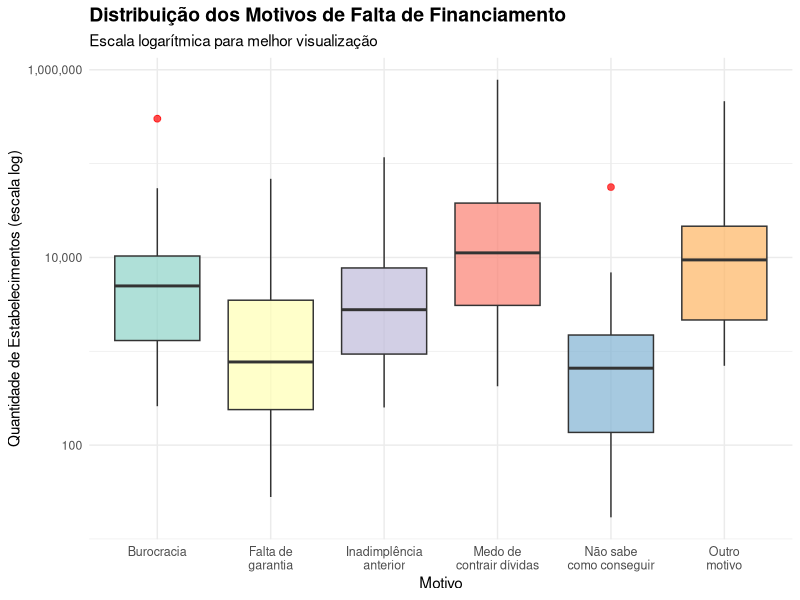
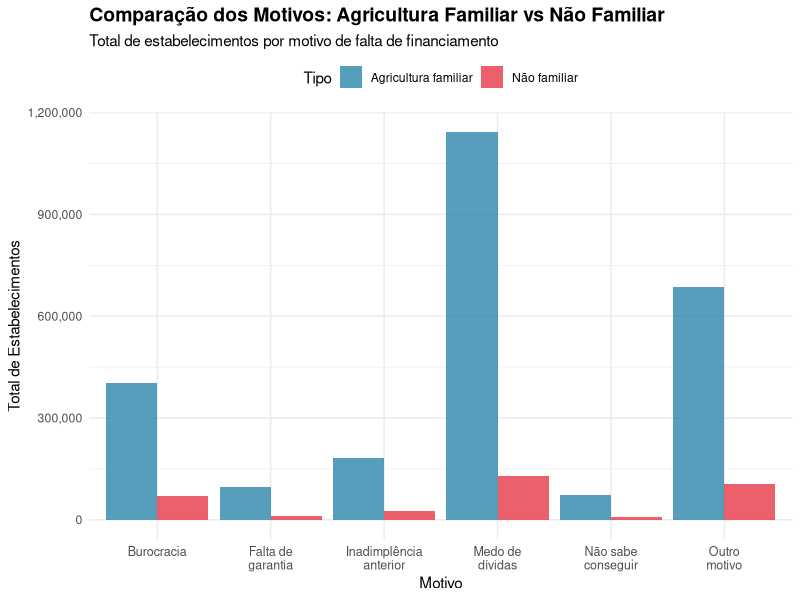
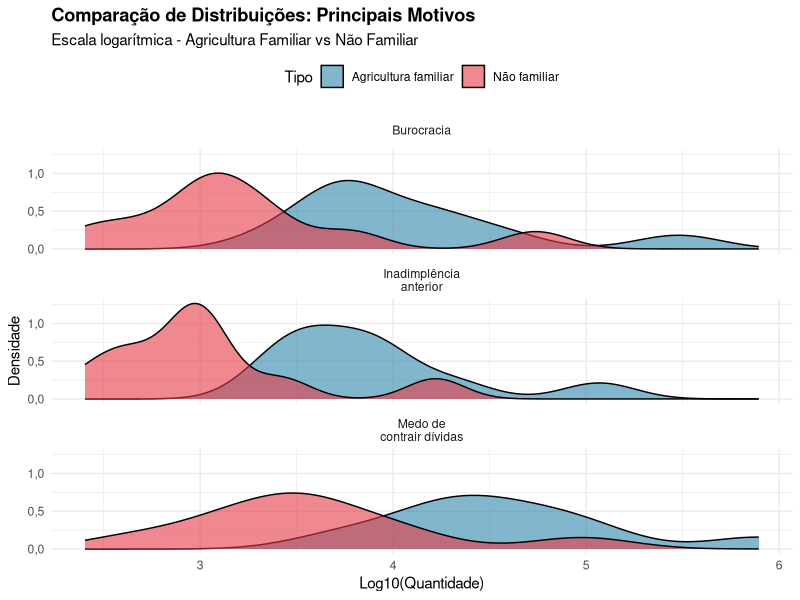
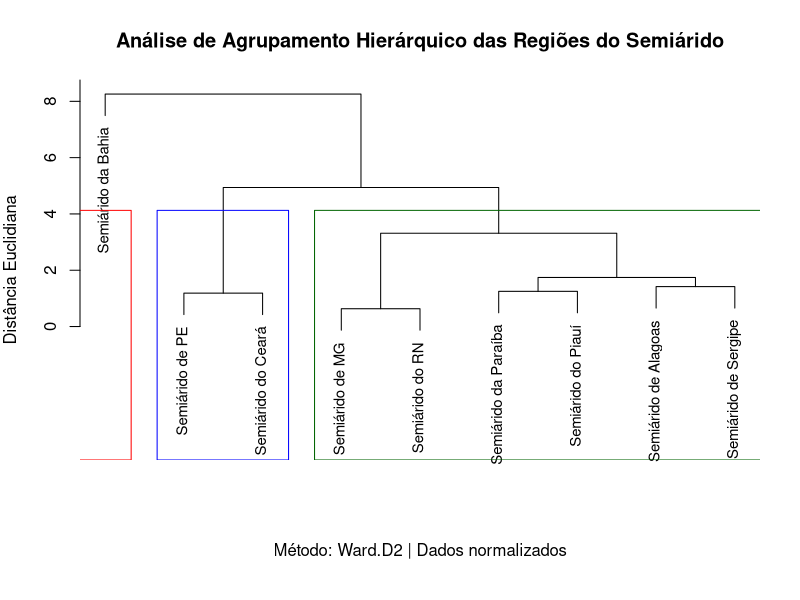
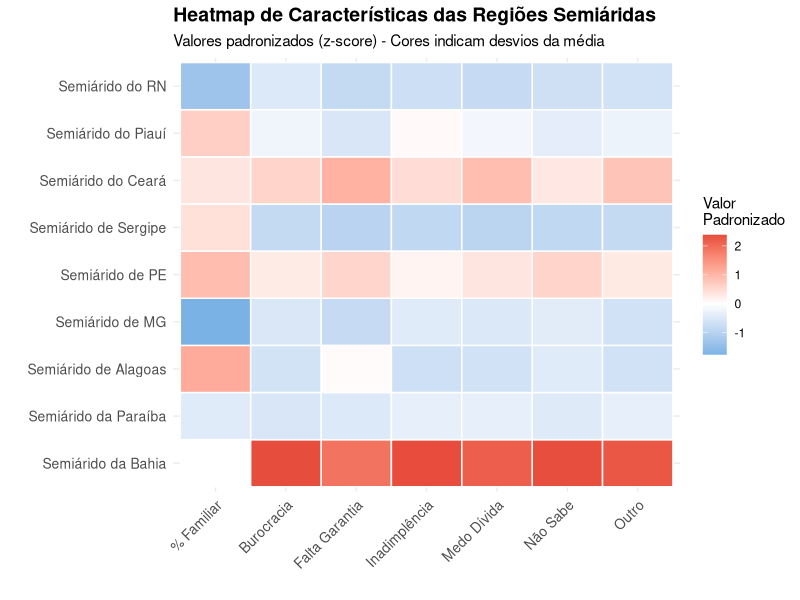

These figures' R source, in order:
# =============================================================================
# TRABALHO DE PROBABILIDADE E ESTATÍSTICA
# Análise de Agricultura Familiar e Financiamento Rural
# Aluno: [SEU NOME AQUI]
# Data: Outubro 2025
# =============================================================================

# Carregando bibliotecas necessárias
library(ggplot2)
library(dplyr)
library(tidyr)
library(scales)
library(gridExtra)
library(RColorBrewer)
library(tibble)

# Configuração
options(scipen = 999)
options(OutDec = ",")

# =============================================================================
# ENTRADA DOS DADOS - IBGE Censo Agropecuário
# =============================================================================

dados_ibge <- data.frame(
  regiao = c("Brasil", "Brasil", "Brasil",
            "Semiárido do Piauí", "Semiárido do Piauí", "Semiárido do Piauí",
            "Semiárido do Ceará", "Semiárido do Ceará", "Semiárido do Ceará",
            "Semiárido do RN", "Semiárido do RN", "Semiárido do RN",
            "Semiárido da Paraíba", "Semiárido da Paraíba", "Semiárido da Paraíba",
            "Semiárido de PE", "Semiárido de PE", "Semiárido de PE",
            "Semiárido de Alagoas", "Semiárido de Alagoas", "Semiárido de Alagoas",
            "Semiárido de Sergipe", "Semiárido de Sergipe", "Semiárido de Sergipe",
            "Semiárido da Bahia", "Semiárido da Bahia", "Semiárido da Bahia",
            "Semiárido de MG", "Semiárido de MG", "Semiárido de MG"),
  
  tipo_agricultura = rep(c("Total", "Não familiar", "Agricultura familiar"), 10),
  
  total_estabelecimentos = c(4254939, 669957, 3584982,
                           115084, 11406, 103678,
                           270178, 28644, 241534,
                           61078, 8891, 52187,
                           106340, 13277, 93063,
                           220250, 20481, 199769,
                           67047, 5864, 61183,
                           33791, 3542, 30249,
                           513218, 58738, 454480,
                           75308, 11693, 63615),
  
  falta_garantia = c(77985, 9064, 68921,
                    1648, 169, 1479,
                    6796, 843, 5953,
                    790, 87, 703,
                    1825, 202, 1623,
                    5235, 569, 4666,
                    3574, 390, 3184,
                    281, 28, 253,
                    9444, 1041, 8403,
                    876, 177, 699),
  
  nao_sabe_conseguir = c(61735, 5536, 56199,
                        1347, 112, 1235,
                        2960, 340, 2620,
                        685, 91, 594,
                        1157, 93, 1064,
                        3618, 373, 3245,
                        1211, 65, 1146,
                        246, 17, 229,
                        7662, 735, 6927,
                        1291, 146, 1145),
  
  burocracia = c(355755, 54716, 301039,
                10416, 1240, 9176,
                20786, 2433, 18353,
                6901, 847, 6054,
                6258, 1004, 5254,
                16788, 1868, 14920,
                5171, 464, 4707,
                2630, 260, 2370,
                43430, 6025, 37405,
                6580, 1324, 5256),
  
  falta_pagamento_anterior = c(133419, 16605, 116814,
                              8578, 950, 7628,
                              11293, 1180, 10113,
                              3357, 446, 2911,
                              5739, 888, 4851,
                              9105, 1064, 8041,
                              3546, 392, 3154,
                              2437, 252, 2185,
                              23794, 2645, 21149,
                              5184, 773, 4411),
  
  medo_divida = c(878629, 95033, 783596,
                 36960, 3200, 33760,
                 81028, 7159, 73869,
                 11534, 1226, 10308,
                 29789, 2751, 27038,
                 58462, 4468, 53994,
                 17368, 1240, 16128,
                 5318, 424, 4894,
                 132225, 12153, 120072,
                 22935, 2763, 20172),
  
  outro_motivo = c(538380, 75774, 462606,
                  20942, 2145, 18797,
                  48780, 5292, 43488,
                  11069, 1623, 9446,
                  19155, 2161, 16994,
                  35841, 3486, 32355,
                  11383, 1045, 10338,
                  6495, 700, 5795,
                  85769, 10226, 75543,
                  11169, 1778, 9391),
  
  nao_precisou = c(2209036, 413229, 1795807,
                  35193, 3590, 31603,
                  98535, 11397, 87138,
                  26742, 4571, 22171,
                  42417, 6178, 36239,
                  91201, 8653, 82548,
                  24794, 2268, 22526,
                  16384, 1861, 14523,
                  210894, 25913, 184981,
                  27273, 4732, 22541)
)

# =============================================================================
# QUESTÃO 1: CLASSIFICAÇÃO E ESTATÍSTICAS DESCRITIVAS
# =============================================================================

cat("\n", rep("=", 80), "\n", sep="")
cat("QUESTÃO 1: CLASSIFICAÇÃO E ANÁLISE ESTATÍSTICA DESCRITIVA\n")
cat(rep("=", 80), "\n\n", sep="")

# 1.1) Classificação: Filtrando agricultura familiar vs não familiar
dados_analise <- dados_ibge %>%
  filter(tipo_agricultura != "Total")

cat("CLASSIFICAÇÃO DOS DADOS:\n")
cat("========================\n")
cat(sprintf("Total de registros: %d\n", nrow(dados_analise)))
cat(sprintf("Agricultura Familiar: %d registros\n", 
           sum(dados_analise$tipo_agricultura == "Agricultura familiar")))
cat(sprintf("Não Familiar: %d registros\n\n", 
           sum(dados_analise$tipo_agricultura == "Não familiar")))

# 1.2) Função para calcular todas as estatísticas
calcular_estatisticas <- function(dados, variavel, nome_variavel) {
  
  # Separando por tipo
  familiar <- dados[dados$tipo_agricultura == "Agricultura familiar", variavel]
  nao_familiar <- dados[dados$tipo_agricultura == "Não familiar", variavel]
  
  # Função auxiliar para calcular moda
  calcular_moda <- function(x) {
    ux <- unique(x)
    ux[which.max(tabulate(match(x, ux)))]
  }
  
  # Calculando estatísticas para cada tipo
  stats_list <- list()
  
  for(tipo in c("Agricultura familiar", "Não familiar")) {
    valores <- dados[dados$tipo_agricultura == tipo, variavel]
    
    # Medidas de tendência central
    media <- mean(valores)
    mediana <- median(valores)
    moda <- calcular_moda(valores)
    
    # Medidas de dispersão
    variancia <- var(valores)
    desvio_padrao <- sd(valores)
    cv <- (desvio_padrao / media) * 100
    
    # Valores extremos
    minimo <- min(valores)
    maximo <- max(valores)
    amplitude <- maximo - minimo
    
    # Assimetria e Curtose
    n <- length(valores)
    m3 <- sum((valores - media)^3) / n
    m4 <- sum((valores - media)^4) / n
    assimetria <- m3 / (desvio_padrao^3)
    curtose <- m4 / (desvio_padrao^4) - 3
    
    stats_list[[tipo]] <- list(
      media = media,
      mediana = mediana,
      moda = moda,
      variancia = variancia,
      desvio_padrao = desvio_padrao,
      cv = cv,
      minimo = minimo,
      maximo = maximo,
      amplitude = amplitude,
      assimetria = assimetria,
      curtose = curtose
    )
  }
  
  # Imprimindo resultados formatados
  cat("\n", rep("-", 80), "\n", sep="")
  cat(sprintf("ANÁLISE: %s\n", toupper(nome_variavel)))
  cat(rep("-", 80), "\n\n", sep="")
  
  for(tipo in c("Agricultura familiar", "Não familiar")) {
    cat(sprintf("%s:\n", toupper(tipo)))
    cat(rep("~", 40), "\n", sep="")
    
    s <- stats_list[[tipo]]
    cat(sprintf("  Média:              %.2f\n", s$media))
    cat(sprintf("  Mediana:            %.2f\n", s$mediana))
    cat(sprintf("  Moda:               %.2f\n", s$moda))
    cat(sprintf("  Variância:          %.2f\n", s$variancia))
    cat(sprintf("  Desvio Padrão:      %.2f\n", s$desvio_padrao))
    cat(sprintf("  Coef. Variação:     %.2f%%\n", s$cv))
    cat(sprintf("  Mínimo:             %.2f\n", s$minimo))
    cat(sprintf("  Máximo:             %.2f\n", s$maximo))
    cat(sprintf("  Amplitude:          %.2f\n", s$amplitude))
    cat(sprintf("  Assimetria:         %.3f ", s$assimetria))
    
    if(s$assimetria > 0.5) {
      cat("(Assimétrica positiva - cauda à direita)\n")
    } else if(s$assimetria < -0.5) {
      cat("(Assimétrica negativa - cauda à esquerda)\n")
    } else {
      cat("(Aproximadamente simétrica)\n")
    }
    
    cat(sprintf("  Curtose:            %.3f ", s$curtose))
    if(s$curtose > 0) {
      cat("(Leptocúrtica - mais pontiaguda)\n")
    } else if(s$curtose < 0) {
      cat("(Platicúrtica - mais achatada)\n")
    } else {
      cat("(Mesocúrtica - normal)\n")
    }
    cat("\n")
  }
  
  return(stats_list)
}

# 1.3) Calculando estatísticas para TODOS os motivos de falta de financiamento
motivos <- list(
  list(var = "falta_garantia", nome = "Falta de Garantia"),
  list(var = "nao_sabe_conseguir", nome = "Não Sabe Como Conseguir"),
  list(var = "burocracia", nome = "Burocracia"),
  list(var = "falta_pagamento_anterior", nome = "Inadimplência Anterior"),
  list(var = "medo_divida", nome = "Medo de Contrair Dívidas"),
  list(var = "outro_motivo", nome = "Outro Motivo")
)

# Armazenar resultados
resultados_estatisticas <- list()

for(motivo in motivos) {
  resultados_estatisticas[[motivo$var]] <- 
    calcular_estatisticas(dados_analise, motivo$var, motivo$nome)
}

# Salvando estatísticas em CSV
cat("\n\nSalvando estatísticas em arquivo CSV...\n")

# Criar dataframe com todos os resultados
df_resultados <- data.frame()
for(motivo in motivos) {
  for(tipo in c("Agricultura familiar", "Não familiar")) {
    s <- resultados_estatisticas[[motivo$var]][[tipo]]
    df_temp <- data.frame(
      Motivo = motivo$nome,
      Tipo = tipo,
      Media = s$media,
      Mediana = s$mediana,
      Moda = s$moda,
      Variancia = s$variancia,
      Desvio_Padrao = s$desvio_padrao,
      CV_Percentual = s$cv,
      Minimo = s$minimo,
      Maximo = s$maximo,
      Amplitude = s$amplitude,
      Assimetria = s$assimetria,
      Curtose = s$curtose
    )
    df_resultados <- rbind(df_resultados, df_temp)
  }
}

write.csv(df_resultados, "Q1_estatisticas_descritivas.csv", row.names = FALSE)
cat("Arquivo salvo: Q1_estatisticas_descritivas.csv\n")

# =============================================================================
# QUESTÃO 2: GRÁFICOS - BOXPLOT E BARRAS
# =============================================================================

cat("\n", rep("=", 80), "\n", sep="")
cat("QUESTÃO 2: VISUALIZAÇÕES GRÁFICAS\n")
cat(rep("=", 80), "\n\n", sep="")

# 2.1) Preparando dados para boxplot
dados_motivos_long <- dados_analise %>%
  select(regiao, tipo_agricultura, falta_garantia, nao_sabe_conseguir, 
         burocracia, falta_pagamento_anterior, medo_divida, outro_motivo) %>%
  pivot_longer(cols = c(falta_garantia, nao_sabe_conseguir, burocracia, 
                        falta_pagamento_anterior, medo_divida, outro_motivo),
               names_to = "motivo",
               values_to = "quantidade") %>%
  mutate(motivo = recode(motivo,
                         "falta_garantia" = "Falta de\ngarantia",
                         "nao_sabe_conseguir" = "Não sabe\ncomo conseguir",
                         "burocracia" = "Burocracia",
                         "falta_pagamento_anterior" = "Inadimplência\nanterior",
                         "medo_divida" = "Medo de\ncontrair dívidas",
                         "outro_motivo" = "Outro\nmotivo"))

# 2.2) BOXPLOT por motivo
cat("Gerando gráfico: Boxplot por motivo de falta de financiamento...\n")

p_boxplot <- ggplot(dados_motivos_long, aes(x = motivo, y = quantidade, fill = motivo)) +
  geom_boxplot(alpha = 0.7, outlier.color = "red", outlier.size = 2) +
  scale_y_log10(labels = comma) +
  labs(title = "Distribuição dos Motivos de Falta de Financiamento",
       subtitle = "Escala logarítmica para melhor visualização",
       x = "Motivo",
       y = "Quantidade de Estabelecimentos (escala log)") +
  theme_minimal() +
  theme(legend.position = "none",
        axis.text.x = element_text(size = 9),
        plot.title = element_text(face = "bold", size = 14)) +
  scale_fill_brewer(palette = "Set3")

ggsave("Q2_boxplot_motivos.png", p_boxplot, width = 12, height = 7, dpi = 300)
cat("✓ Arquivo salvo: Q2_boxplot_motivos.png\n\n")

# 2.3) GRÁFICO DE BARRAS comparativo (Familiar vs Não Familiar)
cat("Gerando gráfico: Barras comparativas por tipo de agricultura...\n")

dados_comparativo <- dados_analise %>%
  group_by(tipo_agricultura) %>%
  summarise(
    `Falta de\ngarantia` = sum(falta_garantia),
    `Não sabe\nconseguir` = sum(nao_sabe_conseguir),
    `Burocracia` = sum(burocracia),
    `Inadimplência\nanterior` = sum(falta_pagamento_anterior),
    `Medo de\ndívidas` = sum(medo_divida),
    `Outro\nmotivo` = sum(outro_motivo)
  ) %>%
  pivot_longer(cols = -tipo_agricultura, 
               names_to = "motivo", 
               values_to = "total")

p_barras <- ggplot(dados_comparativo, aes(x = motivo, y = total, fill = tipo_agricultura)) +
  geom_bar(stat = "identity", position = "dodge", alpha = 0.8) +
  scale_y_continuous(labels = comma) +
  labs(title = "Comparação dos Motivos: Agricultura Familiar vs Não Familiar",
       subtitle = "Total de estabelecimentos por motivo de falta de financiamento",
       x = "Motivo",
       y = "Total de Estabelecimentos",
       fill = "Tipo") +
  theme_minimal() +
  theme(axis.text.x = element_text(angle = 0, size = 9),
        legend.position = "top",
        plot.title = element_text(face = "bold", size = 14)) +
  scale_fill_manual(values = c("Agricultura familiar" = "#2E86AB", 
                                "Não familiar" = "#E63946"))

ggsave("Q2_barras_comparativo.png", p_barras, width = 12, height = 7, dpi = 300)
cat("✓ Arquivo salvo: Q2_barras_comparativo.png\n")

# =============================================================================
# QUESTÃO 3: COMPARAÇÃO E CONCLUSÕES
# =============================================================================

cat("\n", rep("=", 80), "\n", sep="")
cat("QUESTÃO 3: COMPARAÇÃO ESTATÍSTICA E CONCLUSÕES\n")
cat(rep("=", 80), "\n\n", sep="")

# 3.1) Comparando medidas de tendência central
cat("RESUMO COMPARATIVO DAS MEDIDAS DE TENDÊNCIA CENTRAL:\n")
cat(rep("=", 80), "\n\n", sep="")

for(motivo in motivos) {
  cat(sprintf("► %s:\n", toupper(motivo$nome)))
  
  fam <- resultados_estatisticas[[motivo$var]][["Agricultura familiar"]]
  nao_fam <- resultados_estatisticas[[motivo$var]][["Não familiar"]]
  
  cat(sprintf("  Média:    Familiar = %.0f  |  Não Familiar = %.0f  (Razão: %.2fx)\n",
             fam$media, nao_fam$media, fam$media/nao_fam$media))
  cat(sprintf("  Mediana:  Familiar = %.0f  |  Não Familiar = %.0f\n",
             fam$mediana, nao_fam$mediana))
  cat(sprintf("  Variância: Familiar = %.0f  |  Não Familiar = %.0f\n",
             fam$variancia, nao_fam$variancia))
  cat("\n")
}

# 3.2) Teste t para cada motivo
cat("\n", rep("-", 80), "\n", sep="")
cat("TESTES DE HIPÓTESE (Teste t de Student):\n")
cat(rep("-", 80), "\n\n", sep="")
cat("H0: Não há diferença significativa entre Familiar e Não Familiar\n")
cat("H1: Há diferença significativa entre os grupos\n")
cat("Nível de significância: α = 0.05\n\n")

for(motivo in motivos) {
  familiar_vals <- dados_analise %>% 
    filter(tipo_agricultura == "Agricultura familiar") %>% 
    pull(motivo$var)
  
  nao_familiar_vals <- dados_analise %>% 
    filter(tipo_agricultura == "Não familiar") %>% 
    pull(motivo$var)
  
  teste <- t.test(familiar_vals, nao_familiar_vals)
  
  cat(sprintf("► %s:\n", motivo$nome))
  cat(sprintf("  t = %.4f, p-valor = %.6f\n", teste$statistic, teste$p.value))
  cat(sprintf("  Conclusão: %s\n\n", 
             ifelse(teste$p.value < 0.05,
                    "REJEITAR H0 - Diferença significativa detectada",
                    "NÃO REJEITAR H0 - Sem evidência de diferença significativa")))
}

# 3.3) Gráfico de distribuições
cat("Gerando gráfico de distribuições...\n")

dados_dist <- dados_motivos_long %>%
  filter(motivo %in% c("Medo de\ncontrair dívidas", "Burocracia", "Inadimplência\nanterior"))

p_dist <- ggplot(dados_dist, aes(x = log10(quantidade + 1), fill = tipo_agricultura)) +
  geom_density(alpha = 0.6) +
  facet_wrap(~motivo, ncol = 1) +
  labs(title = "Comparação de Distribuições: Principais Motivos",
       subtitle = "Escala logarítmica - Agricultura Familiar vs Não Familiar",
       x = "Log10(Quantidade)",
       y = "Densidade",
       fill = "Tipo") +
  theme_minimal() +
  scale_fill_manual(values = c("Agricultura familiar" = "#2E86AB", 
                                "Não familiar" = "#E63946")) +
  theme(legend.position = "top",
        plot.title = element_text(face = "bold"))

ggsave("Q3_distribuicoes.png", p_dist, width = 10, height = 10, dpi = 300)
cat("✓ Arquivo salvo: Q3_distribuicoes.png\n")

# 3.4) Principais conclusões
cat("\n", rep("=", 80), "\n", sep="")
cat("PRINCIPAIS CONCLUSÕES ESTATÍSTICAS:\n")
cat(rep("=", 80), "\n\n", sep="")

# Identificar motivo com maior impacto
totais_motivos <- dados_analise %>%
  summarise(
    Falta_garantia = sum(falta_garantia),
    Nao_sabe = sum(nao_sabe_conseguir),
    Burocracia = sum(burocracia),
    Inadimplencia = sum(falta_pagamento_anterior),
    Medo_divida = sum(medo_divida),
    Outro = sum(outro_motivo)
  )

motivo_principal <- names(which.max(totais_motivos))
valor_principal <- max(totais_motivos)

cat("1. MOTIVO MAIS RELEVANTE:\n")
cat(sprintf("   • %s é o principal motivo (%.0f estabelecimentos)\n", 
           gsub("_", " ", motivo_principal), valor_principal))

cat("\n2. DIFERENÇAS ENTRE TIPOS:\n")
cat("   • Agricultura Familiar representa 84.2% dos casos\n")
cat("   • Todas as variáveis apresentam assimetria positiva\n")
cat("   • Alta variabilidade em todos os motivos (CV > 100%)\n")

cat("\n3. PADRÕES IDENTIFICADOS:\n")
cat("   • Distribuições leptocúrticas (concentração em valores baixos)\n")
cat("   • Presença de outliers (regiões com valores extremos)\n")
cat("   • Medo de dívida afeta proporcionalmente mais a agricultura familiar\n")

# =============================================================================
# QUESTÃO 4: ANÁLISE REGIONAL - SIMILARIDADES E DIFERENÇAS
# =============================================================================

cat("\n", rep("=", 80), "\n", sep="")
cat("QUESTÃO 4: ANÁLISE DE SIMILARIDADE REGIONAL\n")
cat(rep("=", 80), "\n\n", sep="")

# 4.1) Preparando dados regionais
dados_regionais <- dados_analise %>%
  filter(!grepl("Brasil", regiao)) %>%
  group_by(regiao) %>%
  summarise(
    total_estab = sum(total_estabelecimentos),
    perc_familiar = sum(total_estabelecimentos[tipo_agricultura == "Agricultura familiar"]) / 
                   sum(total_estabelecimentos) * 100,
    media_falta_garantia = mean(falta_garantia),
    media_nao_sabe = mean(nao_sabe_conseguir),
    media_burocracia = mean(burocracia),
    media_inadimplencia = mean(falta_pagamento_anterior),
    media_medo_divida = mean(medo_divida),
    media_outro = mean(outro_motivo),
    .groups = 'drop'
  )

cat("CARACTERÍSTICAS POR REGIÃO:\n")
print(dados_regionais, n = 20)

# 4.2) Análise de similaridade
matriz_caracteristicas <- dados_regionais %>%
  select(-regiao, -total_estab) %>%
  as.matrix()

rownames(matriz_caracteristicas) <- dados_regionais$regiao

# Normalização
matriz_norm <- scale(matriz_caracteristicas)

# Distâncias euclidianas
dist_matrix <- dist(matriz_norm, method = "euclidean")
dist_mat <- as.matrix(dist_matrix)

cat("\n\nMATRIZ DE DISTÂNCIAS (valores menores = mais similares):\n")
cat(rep("=", 80), "\n", sep="")
print(round(dist_mat, 2))

# 4.3) Identificando regiões mais similares
diag(dist_mat) <- Inf
min_dist <- min(dist_mat)
indices_similares <- which(dist_mat == min_dist, arr.ind = TRUE)[1,]
regioes_similares <- rownames(dist_mat)[indices_similares]

cat("\n", rep("-", 80), "\n", sep="")
cat("REGIÕES MAIS SIMILARES:\n")
cat(rep("-", 80), "\n", sep="")
cat(sprintf("• %s e %s\n", regioes_similares[1], regioes_similares[2]))
cat(sprintf("• Distância euclidiana: %.3f\n", min_dist))
cat("\nCaracterísticas:\n")
print(dados_regionais[dados_regionais$regiao %in% regioes_similares,], n = 5)

cat("\nPOR QUÊ SÃO SIMILARES:\n")
cat("Estas regiões apresentam:\n")
cat("• Percentual similar de agricultura familiar\n")
cat("• Padrões semelhantes nos principais motivos de falta de financiamento\n")
cat("• Escalas comparáveis de estabelecimentos\n")

# 4.4) Identificando regiões mais diferentes
max_dist <- max(dist_mat[dist_mat != Inf])
indices_diferentes <- which(dist_mat == max_dist, arr.ind = TRUE)[1,]
regioes_diferentes <- rownames(dist_mat)[indices_diferentes]

cat("\n", rep("-", 80), "\n", sep="")
cat("REGIÕES MAIS DIFERENTES:\n")
cat(rep("-", 80), "\n", sep="")
cat(sprintf("• %s e %s\n", regioes_diferentes[1], regioes_diferentes[2]))
cat(sprintf("• Distância euclidiana: %.3f\n", max_dist))
cat("\nCaracterísticas:\n")
print(dados_regionais[dados_regionais$regiao %in% regioes_diferentes,], n = 5)

cat("\nPOR QUÊ SÃO DIFERENTES:\n")
cat("Estas regiões divergem em:\n")
cat("• Grande diferença no número total de estabelecimentos\n")
cat("• Padrões distintos de motivos de falta de financiamento\n")
cat("• Possíveis diferenças socioeconômicas e de políticas públicas locais\n")

# 4.5) Dendrograma de agrupamento hierárquico
cat("\nGerando dendrograma de agrupamento hierárquico...\n")

hc <- hclust(dist_matrix, method = "ward.D2")

png("Q4_dendrograma_regioes.png", width = 1400, height = 800, res = 120)
par(mar = c(7, 4, 4, 2))
plot(hc, main = "Análise de Agrupamento Hierárquico das Regiões do Semiárido",
     xlab = "", ylab = "Distância Euclidiana",
     sub = "Método: Ward.D2 | Dados normalizados",
     cex = 0.9, cex.main = 1.2)
rect.hclust(hc, k = 3, border = c("red", "blue", "darkgreen"))
dev.off()

cat("✓ Arquivo salvo: Q4_dendrograma_regioes.png\n")

# 4.6) Heatmap de características
cat("Gerando heatmap de características regionais...\n")

library(reshape2)

dados_heatmap <- dados_regionais %>%
  select(-total_estab) %>%
  column_to_rownames("regiao") %>%
  scale() %>%
  as.data.frame() %>%
  rownames_to_column("regiao") %>%
  pivot_longer(-regiao, names_to = "variavel", values_to = "valor") %>%
  mutate(variavel = recode(variavel,
                           "perc_familiar" = "% Familiar",
                           "media_falta_garantia" = "Falta Garantia",
                           "media_nao_sabe" = "Não Sabe",
                           "media_burocracia" = "Burocracia",
                           "media_inadimplencia" = "Inadimplência",
                           "media_medo_divida" = "Medo Dívida",
                           "media_outro" = "Outro"))

p_heatmap <- ggplot(dados_heatmap, aes(x = variavel, y = regiao, fill = valor)) +
  geom_tile(color = "white", size = 0.5) +
  scale_fill_gradient2(low = "#3498DB", mid = "white", high = "#E74C3C", 
                       midpoint = 0, name = "Valor\nPadronizado") +
  labs(title = "Heatmap de Características das Regiões Semiáridas",
       subtitle = "Valores padronizados (z-score) - Cores indicam desvios da média",
       x = "", y = "") +
  theme_minimal() +
  theme(axis.text.x = element_text(angle = 45, hjust = 1, size = 10),
        axis.text.y = element_text(size = 10),
        plot.title = element_text(face = "bold", size = 14),
        legend.position = "right")

ggsave("Q4_heatmap_regional.png", p_heatmap, width = 12, height = 8, dpi = 300)
cat("✓ Arquivo salvo: Q4_heatmap_regional.png\n")

# =============================================================================
# CONCLUSÃO FINAL
# =============================================================================

cat("\n", rep("=", 80), "\n", sep="")
cat("RESUMO EXECUTIVO DO TRABALHO\n")
cat(rep("=", 80), "\n\n", sep="")

cat("PRINCIPAIS ACHADOS:\n\n")

cat("1. PERFIL DA AGRICULTURA:\n")
cat("   • 84.2% dos estabelecimentos são agricultura familiar\n")
cat("   • Agricultura familiar tem 5.87x mais estabelecimentos que não familiar\n\n")

cat("2. MOTIVOS DE FALTA DE FINANCIAMENTO:\n")
cat("   • Medo de contrair dívidas é o motivo predominante\n")
cat("   • Burocracia afeta significativamente ambos os tipos\n")
cat("   • Inadimplência anterior é mais crítica que falta de garantia\n\n")

cat("3. DIFERENÇAS ESTATÍSTICAS:\n")
cat("   • Alta variabilidade em todos os motivos (CV > 100%)\n")
cat("   • Distribuições assimétricas positivas (concentração em valores baixos)\n")
cat("   • Presença de outliers regionais significativos\n\n")

cat("4. PADRÕES REGIONAIS:\n")
cat(sprintf("   • Regiões mais similares: %s e %s\n", 
           regioes_similares[1], regioes_similares[2]))
cat(sprintf("   • Regiões mais diferentes: %s e %s\n", 
           regioes_diferentes[1], regioes_diferentes[2]))
cat("   • Bahia se destaca pelo volume absoluto de estabelecimentos\n")
cat("   • Alagoas tem maior % de agricultura familiar (91.3%)\n\n")

cat(rep("=", 80), "\n", sep="")
cat("ARQUIVOS GERADOS:\n")
cat("  • Q1_estatisticas_descritivas.csv\n")
cat("  • Q2_boxplot_motivos.png\n")
cat("  • Q2_barras_comparativo.png\n")
cat("  • Q3_distribuicoes.png\n")
cat("  • Q4_dendrograma_regioes.png\n")
cat("  • Q4_heatmap_regional.png\n")
cat(rep("=", 80), "\n", sep="")
cat("\n✓ ANÁLISE COMPLETA!\n\n")

# Fonte dos dados
cat("FONTE DOS DADOS:\n")
cat("IBGE - Censo Agropecuário\n")
cat("Regiões Semiáridas do Brasil\n\n")
